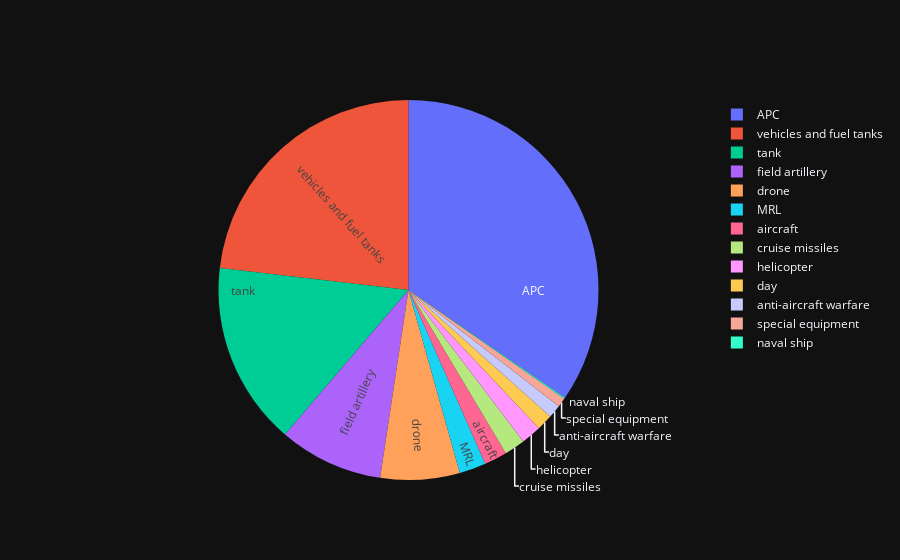

Notebook code cell kept with this figure:
### Code cell
dict_russia_losses_equipment_sum = df1.sum(axis=0)[1:]
fig = go.Figure(data=[go.Pie(labels=dict_russia_losses_equipment_sum.keys(), values=dict_russia_losses_equipment_sum.values, textinfo='label',
                             insidetextorientation='radial'
)])
fig.show()

### Figure 1 — Plotly figure (JSON) as saved in the notebook; plotly's stock layout.template omitted (floating-point values rounded to 4 significant figures)
{"data": [{"insidetextorientation": "radial", "labels": ["day", "aircraft", "helicopter", "tank", "APC", "field artillery", "MRL", "drone", "naval ship", "anti-aircraft warfare", "special equipment", "vehicles and fuel tanks", "cruise missiles"], "textinfo": "label", "type": "pie", "values": [44252, 62947, 55889, 507331, 1125502, 288625, 73727, 219465, 3744, 36840, 24642, 753065, 57404]}], "layout": {}}
